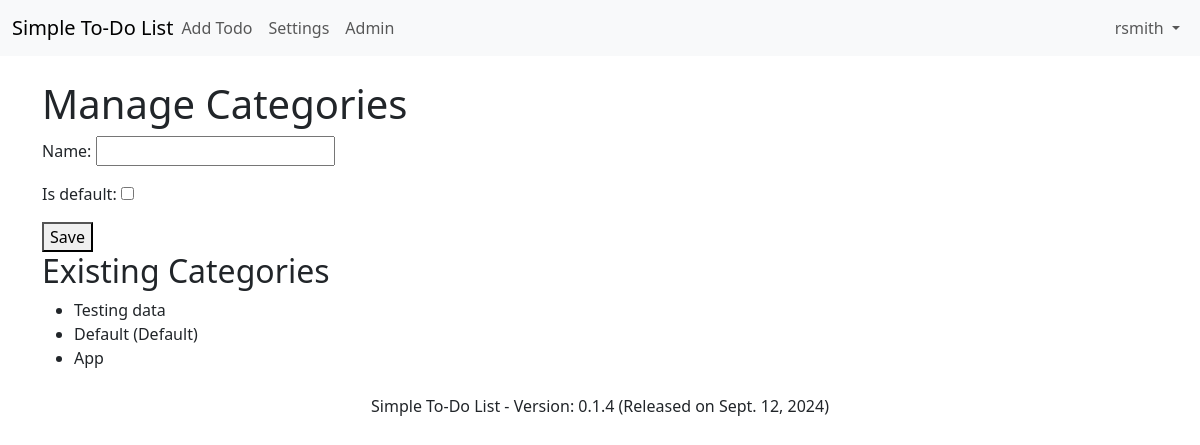
The app's page /settings/categories/ (signed in), older data.
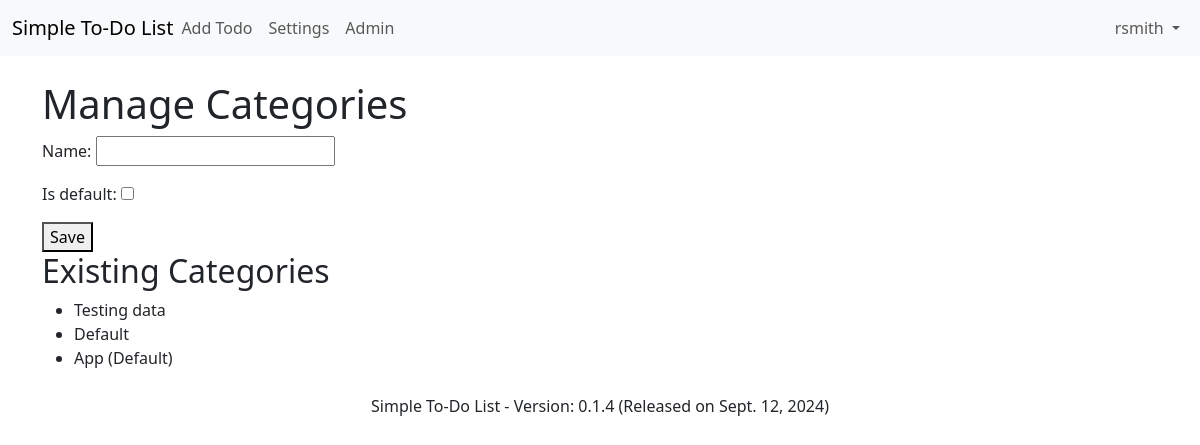
The same page, newer data.
### todo/models.py (models this page shows, shortened)
class Category(models.Model):
    name = models.CharField(max_length=100)
    is_default = models.BooleanField(default=False)
    class Meta:
        ordering = ['-name']
        verbose_name = "Category"
        verbose_name_plural = "Catagories"

### settings/views.py (the view)
# urls.py: path('categories/', views.manage_categories, name='manage_categories'),
@login_required
def manage_categories(request):
    categories = Category.objects.all()
    if request.method == 'POST':
        form = CategoryForm(request.POST)
        if form.is_valid():
            if form.cleaned_data.get('is_default'):
                Category.objects.filter(is_default=True).update(is_default=False)
            form.save()
            return redirect('settings:manage_categories')
    else:
        form = CategoryForm()
    return render(request, 'settings/manage_categories.html', {'categories': categories, 'form': form})

### settings/forms.py (shortened to what this page needs)
class CategoryForm(forms.ModelForm):
    class Meta:
        model = Category
        fields = ['name', 'is_default']

### todo/context_processors.py (called while the page is built)
def version_context(request):
    try:
        latest_version = Version.objects.order_by('-release_date', '-version_number').first()
    except Version.DoesNotExist:
        latest_version = None
    return {
        'latest_version': latest_version
    }

### settings/templates/settings/manage_categories.html (shortened to what this page needs)
{% extends "base.html" %}
{% block content %}
<h1>Manage Categories</h1>
<form method="post">
    {{ form.as_p }}
    <button type="submit">Save</button>
</form>
<h2>Existing Categories</h2>
<ul>
    {% for category in categories %}
    <li>{{ category.name }}{% if category.is_default %} (Default){% endif %}</li>
    {% endfor %}
</ul>
{% endblock %}

Row changes from the older to the newer data that the page shows:
changed Category "Default": no longer shows "(Default)"
changed Category "App": now shows "(Default)"
